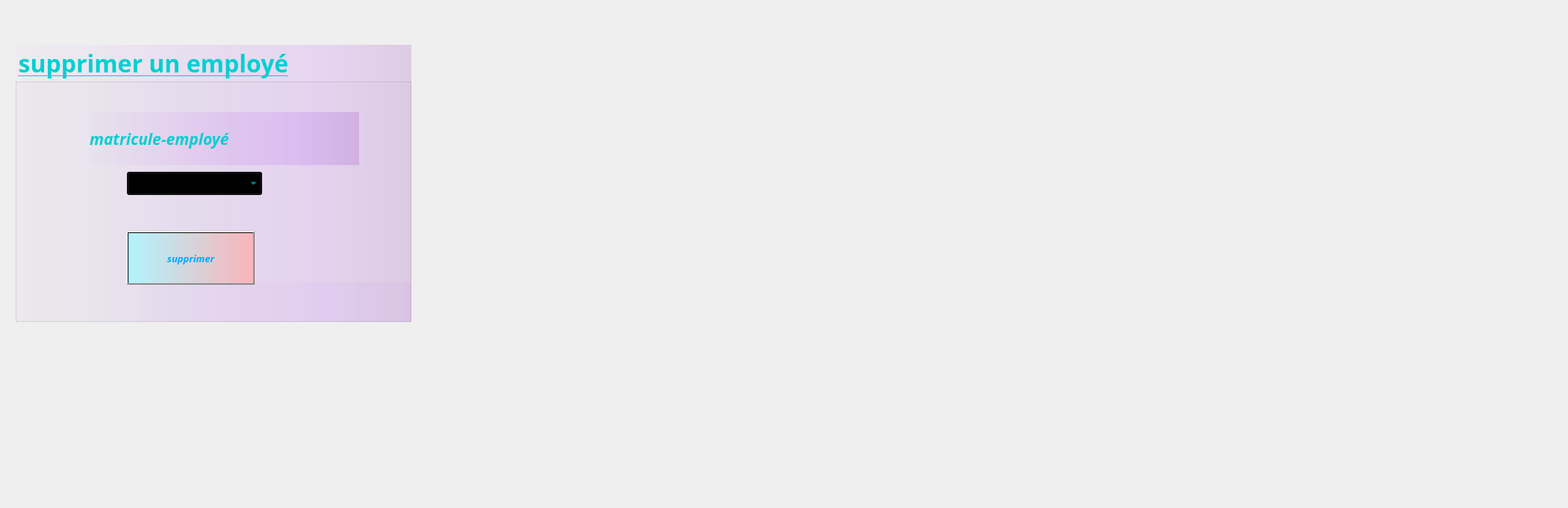
     <widget class="QWidget" name="supprimeremp">
      <attribute name="title">
       <string>Supprimer</string>
      </attribute>
      <widget class="QLabel" name="label_photo_10">
       <property name="geometry">
        <rect>
         <x>-600</x>
         <y>-40</y>
         <width>2091</width>
         <height>671</height>
        </rect>
       </property>
       <property name="text">
        <string/>
       </property>
       <property name="pixmap">
        <pixmap>../../../../../../../../../../resources/6861388-cupcake-wallpaper.jpg</pixmap>
       </property>
      </widget>
      <widget class="QGroupBox" name="groupBox_3">
       <property name="geometry">
        <rect>
         <x>20</x>
         <y>60</y>
         <width>531</width>
         <height>371</height>
        </rect>
       </property>
       <property name="font">
        <font>
         <family>Lucida Calligraphy</family>
         <pointsize>24</pointsize>
         <weight>75</weight>
         <bold>true</bold>
         <underline>true</underline>
        </font>
       </property>
       <property name="layoutDirection">
        <enum>Qt::LeftToRight</enum>
       </property>
       <property name="styleSheet">
        <string notr="true">color: rgb(0, 208, 208);

background-color: qlineargradient(spread:pad, x1:0, y1:0, x2:1, y2:0, stop:0 rgba(170, 85, 255, 4), stop:0.550847 rgba(158, 0, 255, 22), stop:0.766949 rgba(150, 0, 255, 28), stop:0.995763 rgba(126, 0, 170, 37));</string>
       </property>
       <property name="title">
        <string>supprimer un employé</string>
       </property>
       <widget class="QLabel" name="label_29">
        <property name="geometry">
         <rect>
          <x>168</x>
          <y>318</y>
          <width>2101</width>
          <height>2211</height>
         </rect>
        </property>
        <property name="text">
         <string/>
        </property>
        <property name="pixmap">
         <pixmap>../Documents/temp/macaron.jpg</pixmap>
        </property>
       </widget>
       <widget class="QLabel" name="label_30">
        <property name="geometry">
         <rect>
          <x>100</x>
          <y>90</y>
          <width>361</width>
          <height>71</height>
         </rect>
        </property>
        <property name="font">
         <font>
          <family>Lucida Calligraphy</family>
          <pointsize>16</pointsize>
          <weight>75</weight>
          <italic>true</italic>
          <bold>true</bold>
          <underline>false</underline>
         </font>
        </property>
        <property name="styleSheet">
         <string notr="true">color: rgb(0, 208, 208);</string>
        </property>
        <property name="text">
         <string>matricule-employé</string>
        </property>
       </widget>
       <widget class="QPushButton" name="suppemp">
        <property name="geometry">
         <rect>
          <x>150</x>
          <y>250</y>
          <width>171</width>
          <height>71</height>
         </rect>
        </property>
        <property name="font">
         <font>
          <family>Lucida Calligraphy</family>
          <pointsize>10</pointsize>
          <weight>75</weight>
          <italic>true</italic>
          <bold>true</bold>
          <underline>false</underline>
          <strikeout>false</strikeout>
         </font>
        </property>
        <property name="styleSheet">
         <string notr="true">
background-color: qlineargradient(spread:pad, x1:0, y1:0, x2:1, y2:0, stop:0 rgba(170, 247, 255, 224), stop:0.991525 rgba(255, 170, 170, 195));
color: rgb(0, 170, 255);</string>
        </property>
        <property name="text">
         <string>supprimer</string>
        </property>
        <property name="icon">
         <iconset>
          <normaloff>../../../../../../../../../../resources/pbs.png</normaloff>../../../../../../../../../../resources/pbs.png</iconset>
        </property>
        <property name="iconSize">
         <size>
          <width>100</width>
          <height>121</height>
         </size>
        </property>
       </widget>
       <widget class="QComboBox" name="comboBoxempsup">
        <property name="geometry">
         <rect>
          <x>150</x>
          <y>170</y>
          <width>181</width>
          <height>31</height>
         </rect>
        </property>
       </widget>
      </widget>
     </widget>
